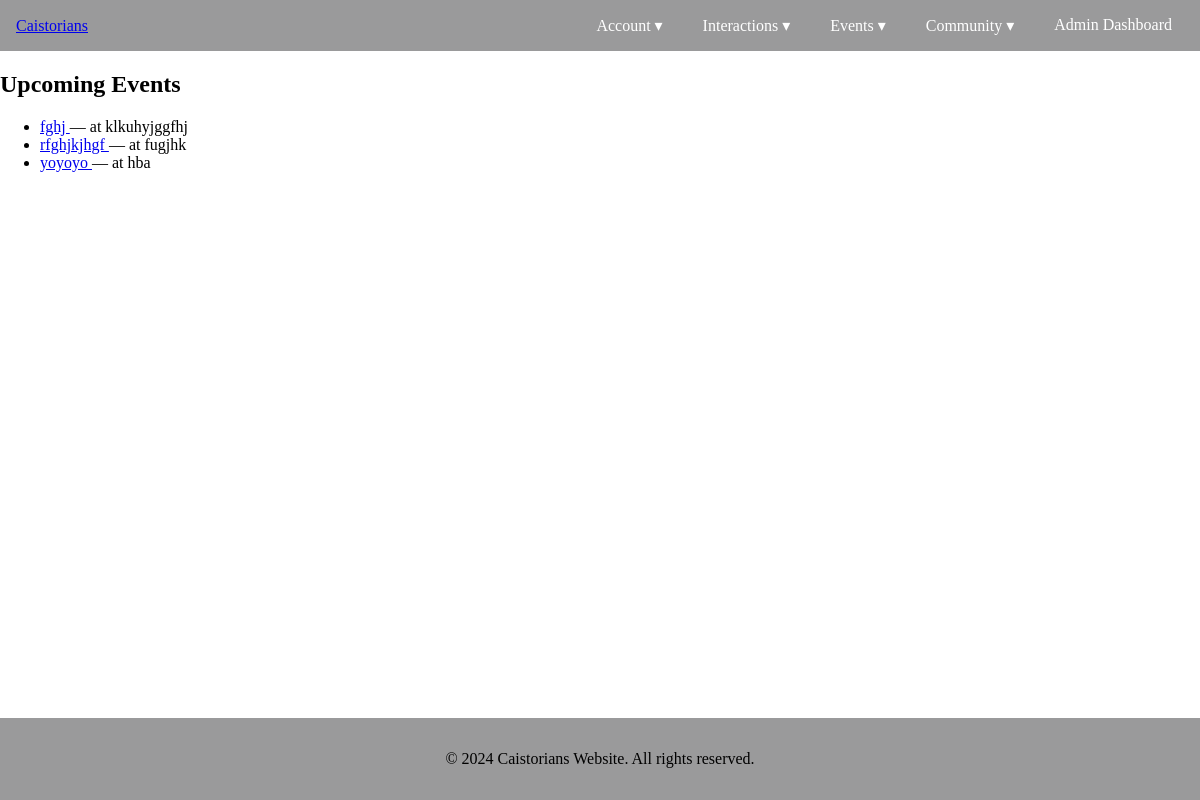
The page /events/ (signed in) on the database its author committed.
### events/models.py (models this page shows, shortened)
class Event(models.Model):
    school = models.ForeignKey(
        School,
        on_delete=models.CASCADE,
        related_name="Events",
        default=1
    )
    title = models.CharField(max_length=200)
    description = models.TextField()
    location = models.CharField(max_length=200, blank=True)
    start_time = models.DateTimeField()
    end_time = models.DateTimeField()
    created_by = models.ForeignKey(
        settings.AUTH_USER_MODEL,
        on_delete=models.CASCADE,
        related_name="events_created"
    )
    created_at = models.DateTimeField(auto_now_add=True)
    updated_at = models.DateTimeField(auto_now=True)

### events/views.py (the view)
# urls.py: path("", views.event_list_view, name="event_list"),
def event_list_view(request):
    events = Event.objects.filter(school=request.user.school).order_by("start_time")
    return render(request, "events/event_list.html", {"events": events})

### events/templates/events/event_list.html
{% extends "Main/base.html" %}
{% block content %}
<h2>Upcoming Events</h2>
<ul>
{% for event in events %}
    <li>
        <a href="{% url 'events:event_detail' event.pk %}">
            {{ event.title }}
        </a>
        — {{ event.date|date:"D, d M Y H:i" }} at {{ event.location }}
    </li>
{% empty %}
    <li>No events yet.</li>
{% endfor %}
</ul>
{% endblock %}

### Main/static/Main/style.css (style rules this page uses)
body { display: flex; flex-direction: column; min-height: 100vh; margin: 0; padding: 0; }

### rows shown on the page
Event: title "fghj", location "klkuhyjggfhj"
Event: title "rfghjkjhgf", location "fugjhk"
Event: title "yoyoyo", location "hba"

### other values the page prints
{{ year|default:2024 }} "2024"
